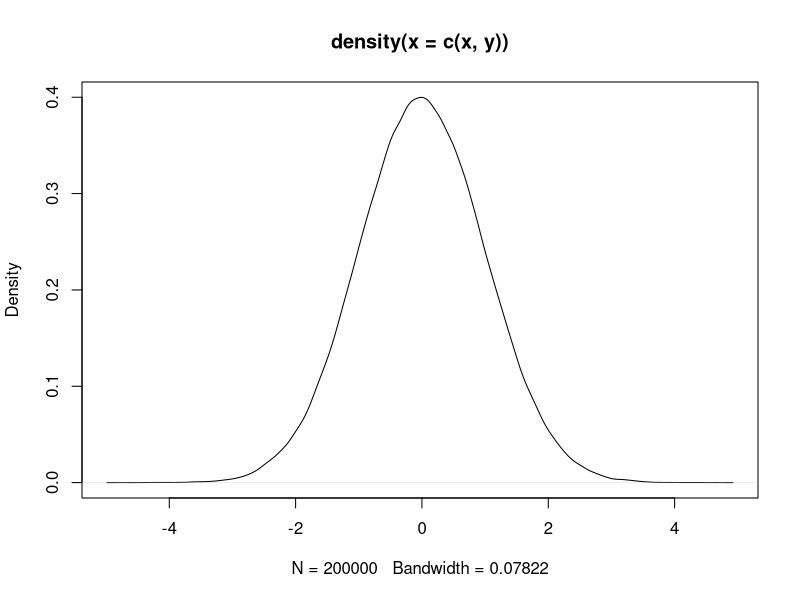
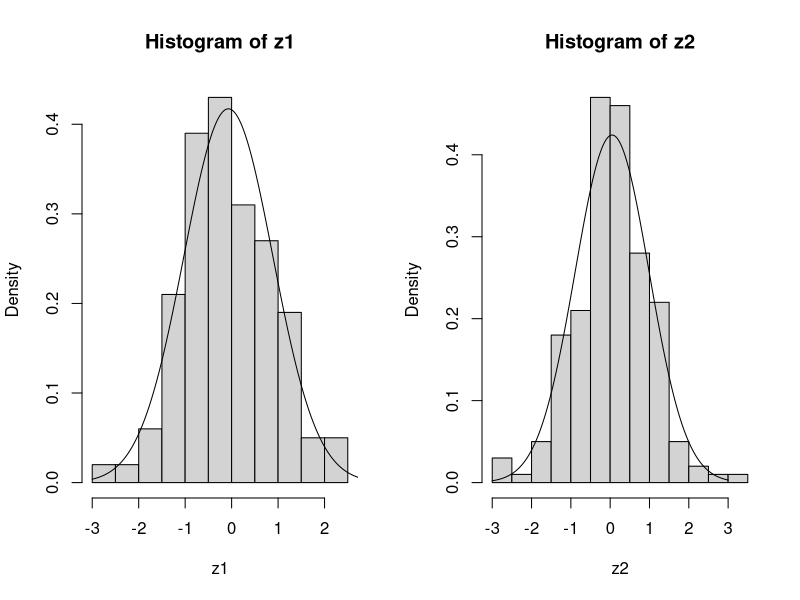

The R source for these figures, in order:
# import the library to test the normality of the distribution
library(nortest)

size = 100000

u = runif(size)
v = runif(size)

x=rep(0,size)
y=rep(0,size)

for (i in 1:size){
  x[i] = sqrt(-2*log(u[i]))*cos(2*pi*v[i])
  y[i] = sqrt(-2*log(u[i]))*sin(2*pi*v[i])
}

#a test for normality
lillie.test(c(x,y))

#plot the estimation of the density
plot(density(c(x,y)))

# Sebastián

n = 200
u1=runif(n)
u2=runif(n)
z1=sqrt(-2*log(u1))*cos(2*pi*u2)
z2=sqrt(-2*log(u2))*cos(2*pi*u1)
x=seq(-3,3,by=.01)
par(mfrow=c(1,2))
hist(z1,freq = F);lines(x,dnorm(x,mean(z1),sd(z1)))
hist(z2,freq = F);lines(x,dnorm(x,mean(z2),sd(z2)))
